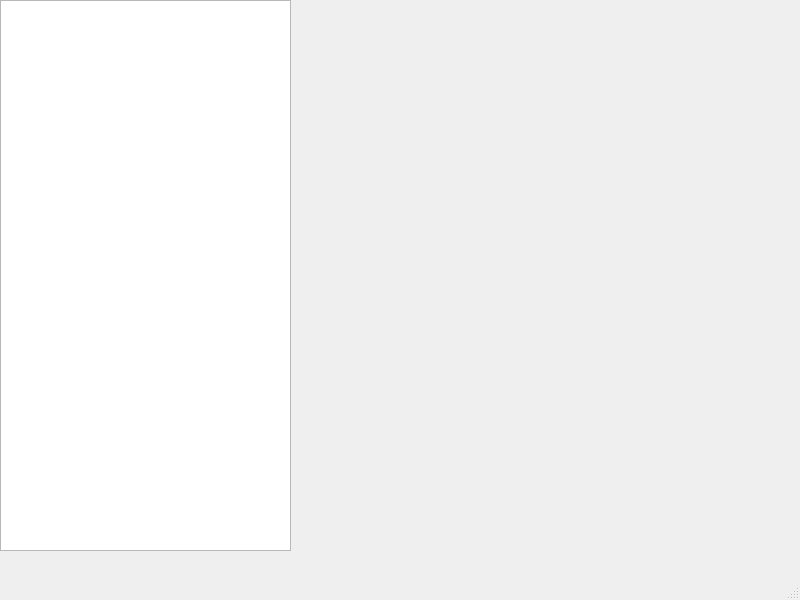
<?xml version="1.0" encoding="UTF-8"?>
<ui version="4.0">
 <class>StatsWindow</class>
 <widget class="QMainWindow" name="StatsWindow">
  <property name="geometry">
   <rect>
    <x>0</x>
    <y>0</y>
    <width>800</width>
    <height>600</height>
   </rect>
  </property>
  <property name="windowTitle">
   <string>MainWindow</string>
  </property>
  <widget class="QWidget" name="centralwidget">
   <widget class="QListWidget" name="listWidget">
    <property name="geometry">
     <rect>
      <x>0</x>
      <y>0</y>
      <width>291</width>
      <height>551</height>
     </rect>
    </property>
   </widget>
   <widget class="PlotWidget" name="widget" native="true">
    <property name="geometry">
     <rect>
      <x>299</x>
      <y>-1</y>
      <width>481</width>
      <height>541</height>
     </rect>
    </property>
   </widget>
  </widget>
  <widget class="QMenuBar" name="menubar">
   <property name="geometry">
    <rect>
     <x>0</x>
     <y>0</y>
     <width>800</width>
     <height>25</height>
    </rect>
   </property>
  </widget>
  <widget class="QStatusBar" name="statusbar"/>
  <action name="actionOpen">
   <property name="text">
    <string>Open</string>
   </property>
  </action>
  <action name="actionSave">
   <property name="text">
    <string>Save</string>
   </property>
  </action>
  <action name="actionAdd_new_value">
   <property name="text">
    <string>Add new value</string>
   </property>
  </action>
 </widget>
 <customwidgets>
  <customwidget>
   <class>PlotWidget</class>
   <extends>QWidget</extends>
   <header location="global">plotwidget.h</header>
   <container>1</container>
  </customwidget>
 </customwidgets>
 <resources/>
 <connections/>
</ui>
